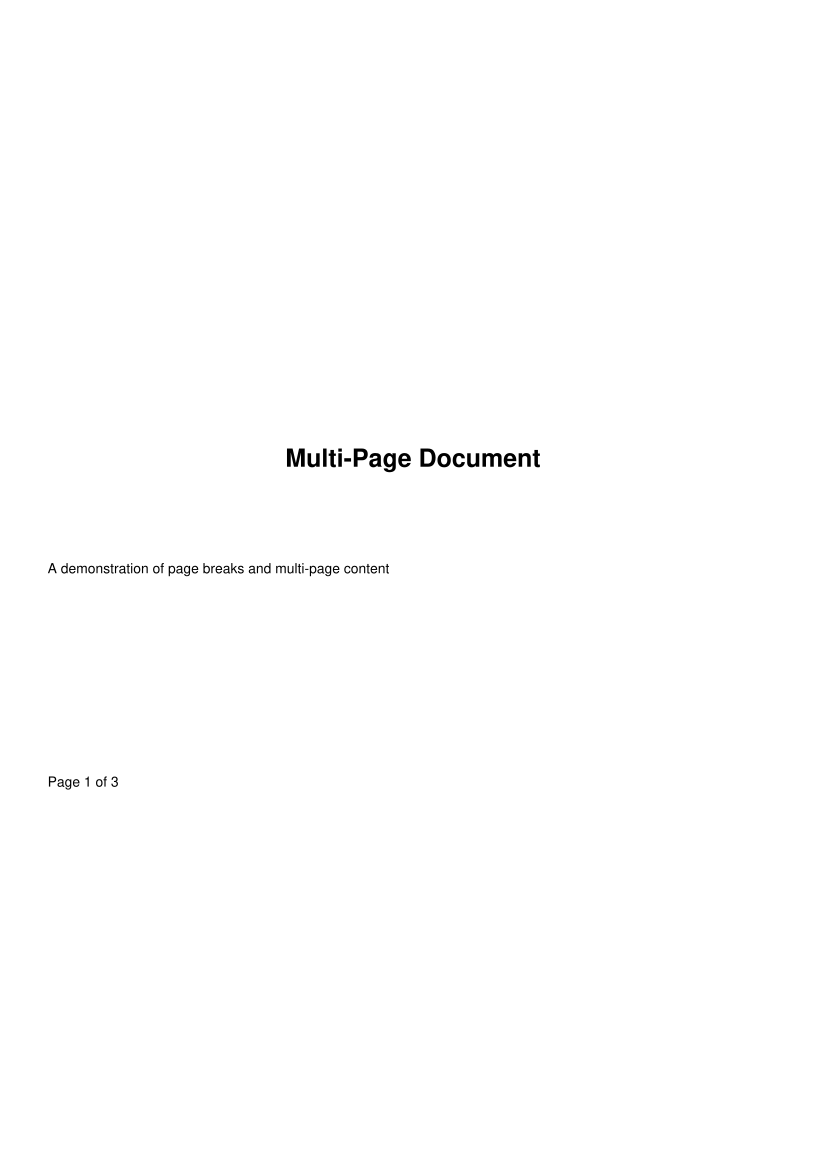

Write the Python code that produced this figure.
# Copyright 2025 Softwell S.r.l. - Licensed under Apache License 2.0
# See LICENSE file for details
"""Example: Multi-page document with page breaks.

This example shows how to create a document spanning multiple pages.
"""

from pathlib import Path

from genro_print.print_app import PrintApp

HERE = Path(__file__).parent


class MultiPage(PrintApp):
    """Document with multiple pages."""

    def recipe(self, root):
        root.document(width=210.0, height=297.0)

        # Page 1: Title page
        root.spacer(height=100.0)
        root.paragraph(content="Multi-Page Document", style="Title")
        root.spacer(height=20.0)
        root.paragraph(content="A demonstration of page breaks and multi-page content")
        root.spacer(height=50.0)
        root.paragraph(content="Page 1 of 3")

        # Page break
        root.pagebreak()

        # Page 2: Content
        root.paragraph(content="Chapter 1: Introduction", style="Heading1")
        root.spacer(height=10.0)

        for i in range(15):
            root.paragraph(
                content=f"This is paragraph {i + 1} of the introduction chapter. "
                "It contains some text to demonstrate how content flows across pages."
            )
            root.spacer(height=5.0)

        # Page break
        root.pagebreak()

        # Page 3: Table of data
        root.paragraph(content="Chapter 2: Data Table", style="Heading1")
        root.spacer(height=10.0)

        table = root.table(col_widths=[30.0, 80.0, 50.0, 50.0])

        header = table.row()
        header.cell(content="#")
        header.cell(content="Item")
        header.cell(content="Value")
        header.cell(content="Status")

        for i in range(20):
            row = table.row()
            row.cell(content=str(i + 1))
            row.cell(content=f"Item number {i + 1}")
            row.cell(content=f"{(i + 1) * 100}")
            row.cell(content="Active" if i % 2 == 0 else "Pending")


if __name__ == "__main__":
    report = MultiPage()
    output = HERE / "multi_page.pdf"
    report.save(str(output))
    print(f"PDF saved to {output}")
